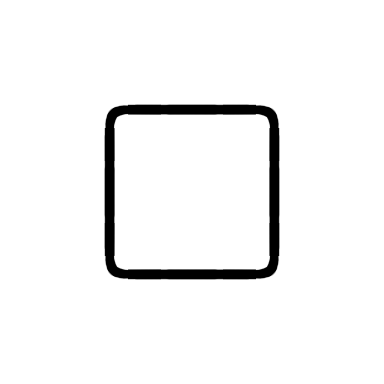
#> input picture assets/ui/panel.original.png, 384 x 384 px, found by its file name
$ python panel_slice.py
#> lines starting #> are read from the running program, lines starting #| are printed output that depends on the picture
#!/usr/bin/env python3
"""Refit assets/ui/panel.original.png into a flush 9-slice panel.

The original is a 384x384 canvas carrying a 176x176 framed border graphic
centered and inset 104px on every side (border thickness 24px, 9 tiles of
128x128). The graphic does NOT sit flush with the canvas edges.

This script rebuilds a 384x384 panel where the border is flush to all four
edges and the interior is pure white:

  1. Corner pieces (24x24) are moved to the four corners of the canvas.
  2. Edge strips (thickness 24, 128 long) are moved to their canvas edge
     and stretched along their long axis to span corner-to-corner (128 ->
     336, since 384 - 2*24 = 336). Smooth bilinear resize.
  3. The remaining center interior is filled pure white at full alpha.

Crop boxes are derived from each tile's alpha bounding box rather than
hardcoded, so the source layout is discovered rather than assumed.

Writes assets/ui/panel.png (overwriting the placeholder).

Run:  python3 scripts/panel_slice.py
"""

from PIL import Image
import numpy as np

SRC = "assets/ui/panel.original.png"
DST = "assets/ui/panel.png"

TILE = 128
BORDER = 24  # border thickness in source pixels

CANVAS = 384
GAP = CANVAS - 2 * BORDER  # 336: edge span corner-to-corner


def alpha_bounds(region: np.ndarray) -> tuple[int, int, int, int]:
    """Bounding box (left, upper, right, lower) of opaque pixels in region."""
    ys, xs = np.where(region[:, :, 3] > 0)
    return int(xs.min()), int(ys.min()), int(xs.max()) + 1, int(ys.max()) + 1


def main() -> None:
    src = Image.open(SRC).convert("RGBA")
#> src is the input picture: PIL image 384x384 RGBA; mean R, G, B, A 243.4, 243.4, 243.4, 52
    arr = np.array(src)

    # Discover each tile's opaque bounding box in image coordinates.
    # Tile (ty, tx) occupies image rows [ty*128, (ty+1)*128) and
    # cols [tx*128, (tx+1)*128). alpha_bounds is tile-local; offset by the
    # tile origin to get image coordinates.
    def tile_bounds(ty: int, tx: int) -> tuple[int, int, int, int]:
#> called with ty = 0, tx = 0
        local = arr[ty * TILE : (ty + 1) * TILE, tx * TILE : (tx + 1) * TILE]
        left, upper, right, lower = alpha_bounds(local)
#> in alpha_bounds, `ys, xs = np.where(region[:, :, 3] > 0)`: ys = 488 values from 104 to 127; xs = 488 values, max 127 at index 16, min 104 at index 297, mean 116.8
#> left = 104; upper = 104; right = 128; lower = 128
        return tx * TILE + left, ty * TILE + upper, tx * TILE + right, ty * TILE + lower

    corners = {
        "TL": tile_bounds(0, 0),
        "TR": tile_bounds(0, 2),
        "BL": tile_bounds(2, 0),
        "BR": tile_bounds(2, 2),
    }
#> call 4 of tile_bounds, with ty = 2, tx = 2
#> in tile_bounds (call 4), `local = arr[ty * TILE : (ty + 1) * TILE, tx * TILE : (tx + 1) * TILE]`:
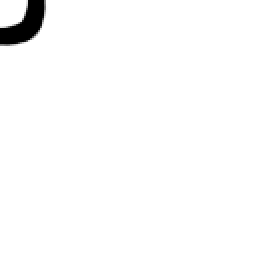
#> local: shape (128, 128, 4) (shown 2 times larger); mean R, G, B, A 249.9, 249.9, 249.9, 6.9; transparent parts drawn white
#> in tile_bounds (call 4), `left, upper, right, lower = alpha_bounds(local)`: left = 0; right = 24
#> corners = {'TL': (104, 104, 128, 128), 'TR': (256, 104, 280, 128), 'BL': (104, 256, 128, 280), 'BR': (256, 256, 280, 280)}
    edges = {
        "T": tile_bounds(0, 1),
        "B": tile_bounds(2, 1),
        "L": tile_bounds(1, 0),
        "R": tile_bounds(1, 2),
    }
#> in tile_bounds (call 5), `local = arr[ty * TILE : (ty + 1) * TILE, tx * TILE : (tx + 1) * TILE]`:
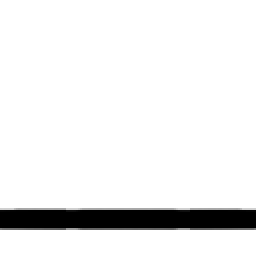
#> local: shape (128, 128, 4) (shown 2 times larger); mean R, G, B, A 233.9, 233.9, 233.9, 46.4; transparent parts drawn white
#> in tile_bounds (call 5), `left, upper, right, lower = alpha_bounds(local)`: upper = 104; right = 128
#> in tile_bounds (call 6), `local = arr[ty * TILE : (ty + 1) * TILE, tx * TILE : (tx + 1) * TILE]`:
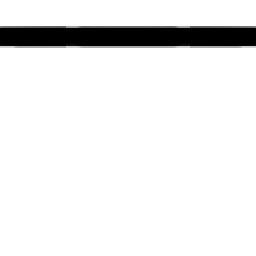
#> local: shape (128, 128, 4) (shown 2 times larger); mean R, G, B, A 233.9, 233.9, 233.9, 46.4; transparent parts drawn white
#> in tile_bounds (call 6), `left, upper, right, lower = alpha_bounds(local)`: upper = 0; lower = 24
#> in tile_bounds (call 7), `local = arr[ty * TILE : (ty + 1) * TILE, tx * TILE : (tx + 1) * TILE]`:
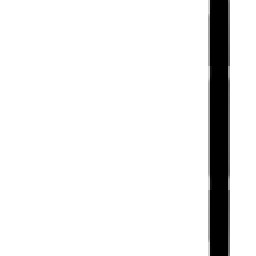
#> local: shape (128, 128, 4) (shown 2 times larger); mean R, G, B, A 233.9, 233.9, 233.9, 46.4; transparent parts drawn white
#> in tile_bounds (call 7), `left, upper, right, lower = alpha_bounds(local)`: left = 104; lower = 128
#> in tile_bounds (call 8), `local = arr[ty * TILE : (ty + 1) * TILE, tx * TILE : (tx + 1) * TILE]`:
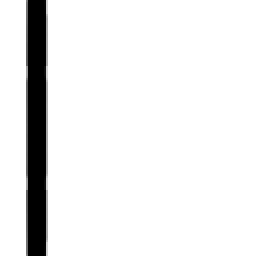
#> local: shape (128, 128, 4) (shown 2 times larger); mean R, G, B, A 233.9, 233.9, 233.9, 46.4; transparent parts drawn white
#> in tile_bounds (call 8), `left, upper, right, lower = alpha_bounds(local)`: left = 0; right = 24
#> edges = {'T': (128, 104, 256, 128), 'B': (128, 256, 256, 280), 'L': (104, 128, 128, 256), 'R': (256, 128, 280, 256)}
    for name, box in {**corners, **edges}.items():
        w, h = box[2] - box[0], box[3] - box[1]
        print(f"  {name}: image crop {box}  size {w}x{h}")
#> this loop made 8 passes
#> (name, box, w, h) on passes 1 to 8: ('TL', (104, 104, 128, 128), 24, 24), ('TR', (256, 104, 280, 128), 24, 24), ('BL', (104, 256, 128, 280), 24, 24), ('BR', (256, 256, 280, 280), 24, 24), ('T', (128, 104, 256, 128), 128, 24), ('B', (128, 256, 256, 280), 128, 24), ('L', (104, 128, 128, 256), 24, 128), ('R', (256, 128, 280, 256), 24, 128)
#|   TL: image crop (104, 104, 128, 128)  size 24x24
#|   TR: image crop (256, 104, 280, 128)  size 24x24
#|   BL: image crop (104, 256, 128, 280)  size 24x24
#|   BR: image crop (256, 256, 280, 280)  size 24x24
#|   T: image crop (128, 104, 256, 128)  size 128x24
#|   B: image crop (128, 256, 256, 280)  size 128x24
#|   L: image crop (104, 128, 128, 256)  size 24x128
#|   R: image crop (256, 128, 280, 256)  size 24x128

    out = Image.new("RGBA", (CANVAS, CANVAS), (255, 255, 255, 0))

    # 1. Corners -> canvas corners (no resize; flush by construction).
    out.paste(src.crop(corners["TL"]), (0, 0))
    out.paste(src.crop(corners["TR"]), (CANVAS - BORDER, 0))
    out.paste(src.crop(corners["BL"]), (0, CANVAS - BORDER))
    out.paste(src.crop(corners["BR"]), (CANVAS - BORDER, CANVAS - BORDER))

    # 2. Edges -> canvas edge, stretched along the long axis to GAP (336).
    out.paste(src.crop(edges["T"]).resize((GAP, BORDER), Image.BILINEAR), (BORDER, 0))
    out.paste(src.crop(edges["B"]).resize((GAP, BORDER), Image.BILINEAR), (BORDER, CANVAS - BORDER))
    out.paste(src.crop(edges["L"]).resize((BORDER, GAP), Image.BILINEAR), (0, BORDER))
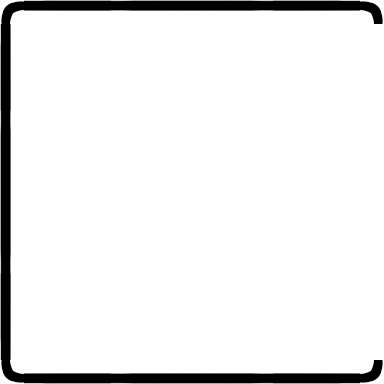
#> out: PIL image 384x384 RGBA; mean R, G, B, A 234.3, 234.3, 234.3, 43.7; transparent parts drawn white
    out.paste(src.crop(edges["R"]).resize((BORDER, GAP), Image.BILINEAR), (CANVAS - BORDER, BORDER))
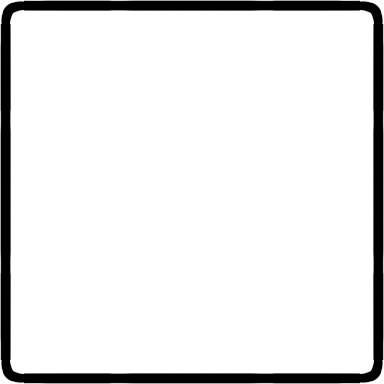
#> out: PIL image 384x384 RGBA; mean R, G, B, A 228.2, 228.2, 228.2, 57.2; transparent parts drawn white

    # 3. Fill the interior (everything inside the border) pure white.
    interior = Image.new("RGBA", (GAP, GAP), (255, 255, 255, 255))
#> interior: PIL image 336x336 RGBA; every value is 255
    out.paste(interior, (BORDER, BORDER))

    out.save(DST)
    print(f"wrote {DST} ({CANVAS}x{CANVAS})")


if __name__ == "__main__":
    main()
